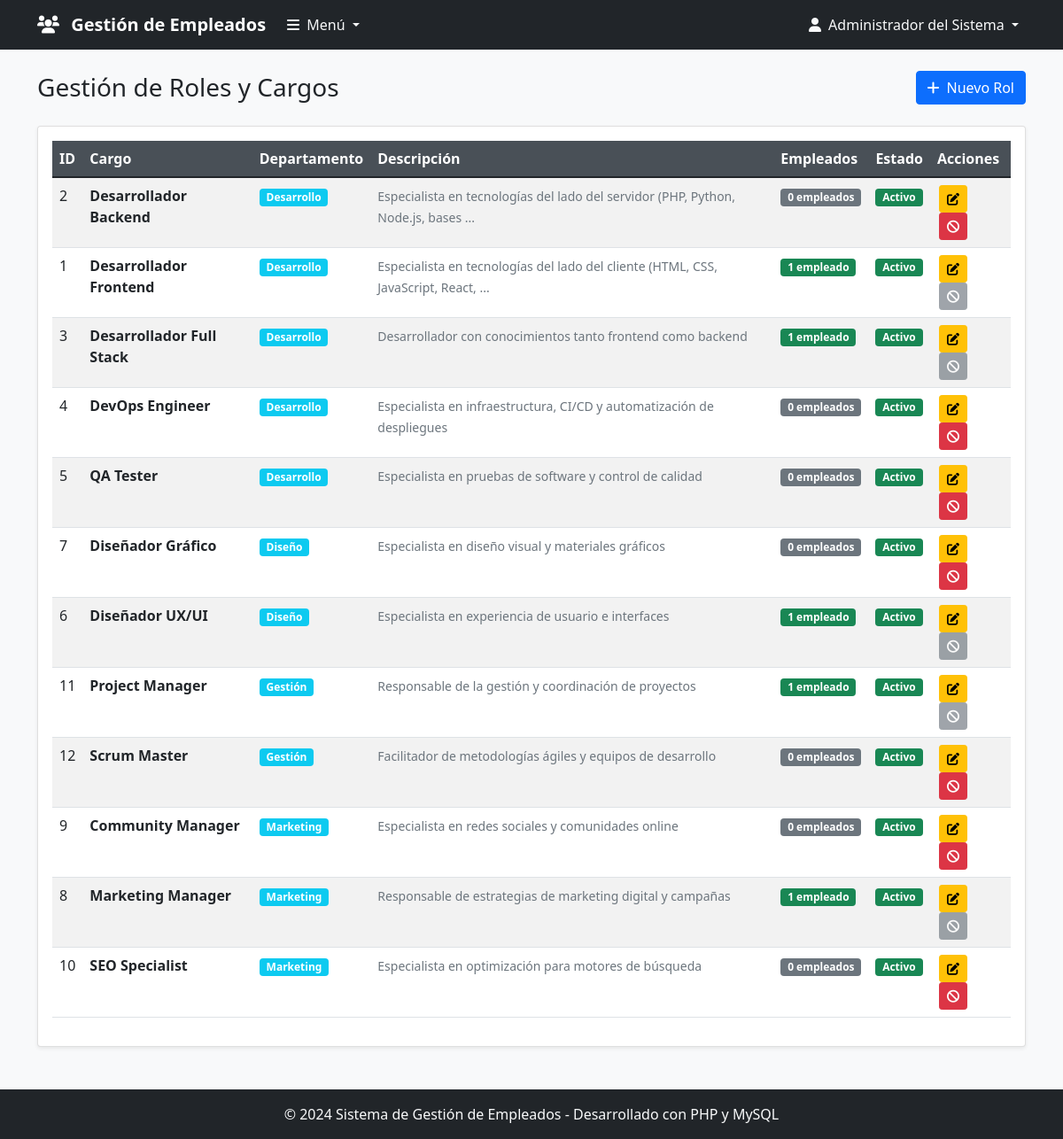
Page /roles.php (signed in) on the committed database.
### tables this page shows
CREATE TABLE IF NOT EXISTS roles (
    id INT AUTO_INCREMENT PRIMARY KEY,
    nombre_cargo VARCHAR(100) NOT NULL UNIQUE,
    departamento VARCHAR(50) NOT NULL,
    descripcion TEXT,
    activo BOOLEAN DEFAULT TRUE,
    fecha_creacion TIMESTAMP DEFAULT CURRENT_TIMESTAMP
);

### models/Rol.php (called while the page is built, shortened)
<?php
class Rol {
    private $conn;
    private $table_name = "roles";
    public function __construct($db) {
        $this->conn = $db;
    }
    public function leer() {
        $query = "SELECT r.id, r.nombre_cargo, r.departamento, r.descripcion, r.activo,
                         COUNT(e.id) as empleados_count
                  FROM " . $this->table_name . " r
                  LEFT JOIN empleados e ON r.id = e.rol_id AND e.activo = 1
                  GROUP BY r.id, r.nombre_cargo, r.departamento, r.descripcion, r.activo
                  ORDER BY r.departamento, r.nombre_cargo";
        $stmt = $this->conn->prepare($query);
        $stmt->execute();
        return $stmt;
    }
}
?>

### roles.php (the view, shortened to what this page needs)
<?php
require_once 'models/Rol.php';
$database = new Database();
$db = $database->getConnection();
$rol = new Rol($db);
$stmt = $rol->leer();
$roles = $stmt->fetchAll(PDO::FETCH_ASSOC);
include_once 'includes/header.php';
?>
<div class="row">
    <div class="col-12">
        <div class="d-flex justify-content-between align-items-center mb-4">
            <h1 class="h3 mb-0">Gestión de Roles y Cargos</h1>
            <a href="crear_rol.php" class="btn btn-primary">
                <i class="fas fa-plus me-2"></i>Nuevo Rol
            </a>
        </div>
        <div class="card">
            <div class="card-body">
                <?php if(count($roles) > 0): ?>
                    <div class="table-responsive">
                        <table class="table table-striped table-hover">
                            <thead>
                                <tr>
                                    <th>ID</th>
                                    <th>Cargo</th>
                                    <th>Departamento</th>
                                    <th>Descripción</th>
                                    <th>Empleados</th>
                                    <th>Estado</th>
                                    <th>Acciones</th>
                                </tr>
                            </thead>
                            <tbody>
                                <?php foreach($roles as $r): ?>
                                    <tr class="<?php echo $r['activo'] ? '' : 'table-secondary'; ?>">
                                        <td><?php echo htmlspecialchars($r['id']); ?></td>
                                        <td>
                                            <strong><?php echo htmlspecialchars($r['nombre_cargo']); ?></strong>
                                        </td>
                                        <td>
                                            <span class="badge bg-info"><?php echo htmlspecialchars($r['departamento']); ?></span>
                                        </td>
                                        <td>
                                            <small class="text-muted">
                                                <?php echo htmlspecialchars(substr($r['descripcion'], 0, 80)); ?>
                                                <?php if(strlen($r['descripcion']) > 80) echo '...'; ?>
                                            </small>
                                        </td>
                                        <td>
                                            <span class="badge bg-<?php echo $r['empleados_count'] > 0 ? 'success' : 'secondary'; ?>">
                                                <?php echo $r['empleados_count']; ?> empleado<?php echo $r['empleados_count'] != 1 ? 's' : ''; ?>
                                            </span>
                                        </td>
                                        <td>
                                            <?php if($r['activo']): ?>
                                                <span class="badge bg-success">Activo</span>
                                            <?php else: ?>
                                                <span class="badge bg-secondary">Inactivo</span>
                                            <?php endif; ?>
                                        </td>
                                        <td>
                                            <a href="editar_rol.php?id=<?php echo $r['id']; ?>"
                                               class="btn btn-sm btn-warning btn-action">
                                                <i class="fas fa-edit"></i>
                                            </a>
                                            <?php if($r['activo'] && $r['empleados_count'] == 0): ?>
                                                <a href="?desactivar=<?php echo $r['id']; ?>"
                                                   class="btn btn-sm btn-danger btn-action"
                                                   onclick="return confirm('¿Está seguro de desactivar este rol?')">
                                                    <i class="fas fa-ban"></i>
                                                </a>
                                            <?php elseif($r['empleados_count'] > 0): ?>
                                                <button class="btn btn-sm btn-secondary btn-action"
                                                        title="No se puede desactivar: tiene empleados asignados"
                                                        disabled>
                                                    <i class="fas fa-ban"></i>
                                                </button>
                                            <?php endif; ?>
                                        </td>
                                    </tr>
                                <?php endforeach; ?>
                            </tbody>
                        </table>
                    </div>
                <?php endif; ?>
            </div>
        </div>
    </div>
</div>
<?php include_once 'includes/footer.php'; ?>

### includes/header.php (style rules this page uses)
body { background-color: #f8f9fa; }
.card { box-shadow: 0 0.125rem 0.25rem rgba(0, 0, 0, 0.075); border: 1px solid rgba(0, 0, 0, 0.125); }
.table th { background-color: #495057; color: white; border-color: #495057; }
.btn-action { margin: 0 2px; }

### rows in the picture
roles: id "2", nombre_cargo "Desarrollador Backend", departamento "Desarrollo", descripcion "Especialista en tecnologías del lado del servidor (PHP, Python, Node.js, bases", empleados_count "0", activo "Activo"
roles: id "1", nombre_cargo "Desarrollador Frontend", departamento "Desarrollo", descripcion "Especialista en tecnologías del lado del cliente (HTML, CSS, JavaScript, React,", empleados_count "1", activo "Activo"
roles: id "3", nombre_cargo "Desarrollador Full Stack", departamento "Desarrollo", descripcion "Desarrollador con conocimientos tanto frontend como backend", empleados_count "1", activo "Activo"
roles: id "4", nombre_cargo "DevOps Engineer", departamento "Desarrollo", descripcion "Especialista en infraestructura, CI/CD y automatización de despliegues", empleados_count "0", activo "Activo"
roles: id "5", nombre_cargo "QA Tester", departamento "Desarrollo", descripcion "Especialista en pruebas de software y control de calidad", empleados_count "0", activo "Activo"
roles: id "7", nombre_cargo "Diseñador Gráfico", departamento "Diseño", descripcion "Especialista en diseño visual y materiales gráficos", empleados_count "0", activo "Activo"
roles: id "6", nombre_cargo "Diseñador UX/UI", departamento "Diseño", descripcion "Especialista en experiencia de usuario e interfaces", empleados_count "1", activo "Activo"
roles: id "11", nombre_cargo "Project Manager", departamento "Gestión", descripcion "Responsable de la gestión y coordinación de proyectos", empleados_count "1", activo "Activo"
roles: id "12", nombre_cargo "Scrum Master", departamento "Gestión", descripcion "Facilitador de metodologías ágiles y equipos de desarrollo", empleados_count "0", activo "Activo"
roles: id "9", nombre_cargo "Community Manager", departamento "Marketing", descripcion "Especialista en redes sociales y comunidades online", empleados_count "0", activo "Activo"
roles: id "8", nombre_cargo "Marketing Manager", departamento "Marketing", descripcion "Responsable de estrategias de marketing digital y campañas", empleados_count "1", activo "Activo"
roles: id "10", nombre_cargo "SEO Specialist", departamento "Marketing", descripcion "Especialista en optimización para motores de búsqueda", empleados_count "0", activo "Activo"

### other values in the picture
$usuario_actual['nombre_completo'] "Administrador del Sistema"
